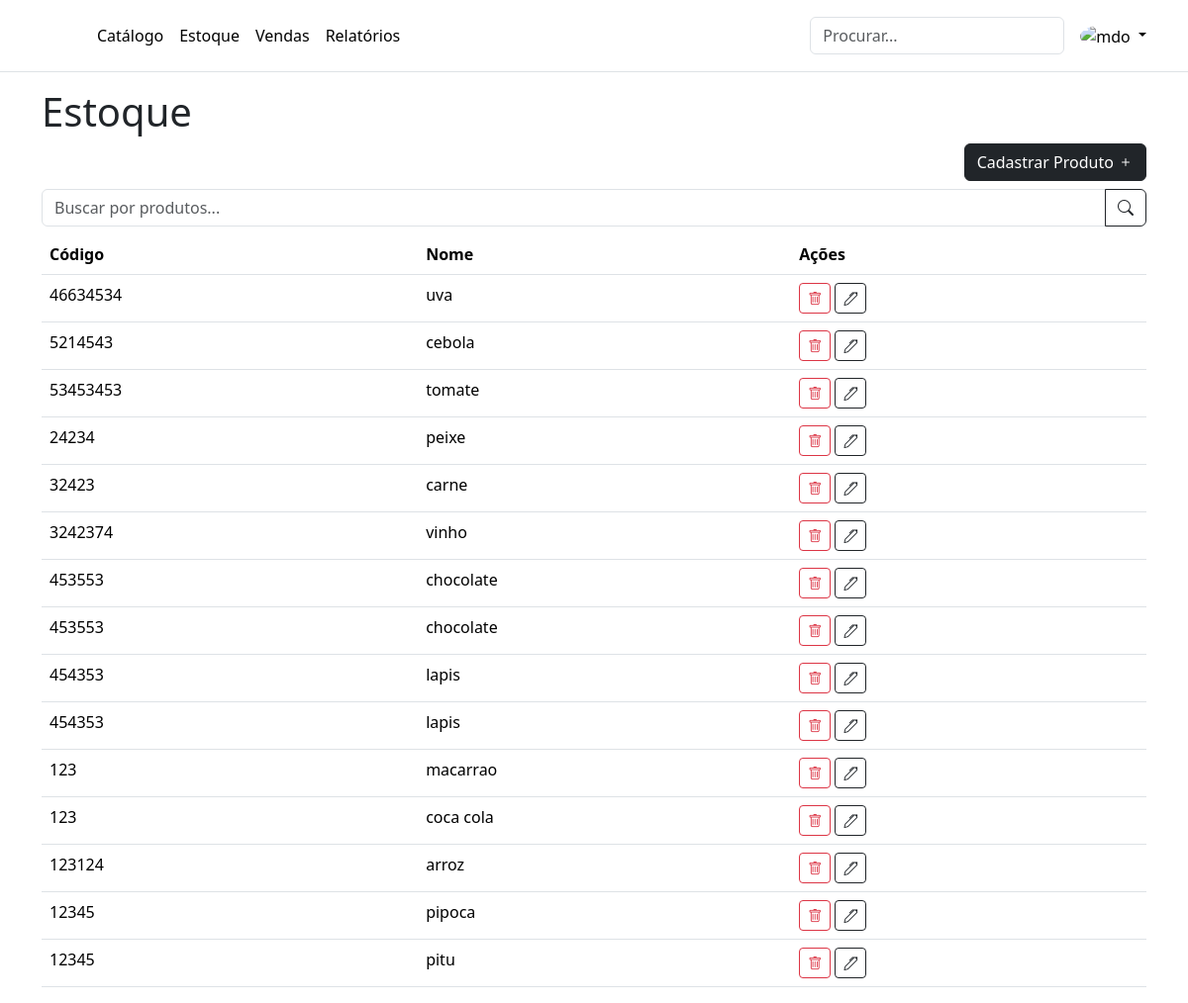
Page /estoque/ on the committed database.
### estoque/models.py (models this page shows, shortened)
class Base(models.Model):
    criado_em = models.DateTimeField(auto_now_add=True)
    atualizado_em = models.DateTimeField(auto_now=True)
    class Meta:
        abstract = True

class Produto(Base):
    codigo = models.CharField(max_length=100)
    nome = models.CharField(max_length=100)
    quantidade_estoque = models.IntegerField(default=0)

### estoque/views.py (the view)
# urls.py: path('', RedirectView.as_view(permanent=True, url='estoque/'), name='home'),
def estoque(request):
    form = forms.ProductForm()
    if request.method == 'POST':
        form = forms.ProductForm(request.POST)
        if form.is_valid():
            form.save()
            messages.success(request, "Produto adicionado com sucesso.")
    busca = utils.construir_busca(request, ['codigo', 'nome'])
    produtos = (
        Produto.objects
        .filter(busca)              # Realizar a busca
        .order_by('-criado_em')     # Ordenar pelo último criado
    )
    return render(request, 'estoque.html', {'produtos': produtos, 'form': form})

### estoque/forms.py (shortened to what this page needs)
class ProductForm(forms.ModelForm):
    class Meta:
        model = Produto
        fields = "__all__"

### estoque/templatetags/form_extras.py (called while the page is built)
@register.simple_tag
def input_with_classes(field, css_classes):
    css_classes = css_classes if css_classes else "form-control"
    if 'class' in field.field.widget.attrs:
        field.field.widget.attrs['class'] += ' ' + ''.join(css_classes)
    else:
        field.field.widget.attrs['class'] = ''.join(css_classes)
    return field

### estoque/utils.py (called while the page is built)
def construir_busca(request, campos):
    busca = request.GET.get('busca')
    filtros = Q()
    if busca:
        for campo in campos:
            filtros |= Q(**{f'{campo}__icontains': busca})
    return filtros

### estoque/templates/estoque.html (shortened to what this page needs)
{% extends 'base.html' %}
{% block conteudo %}
<h1>Estoque</h1>
<div class="text-end">
    <button class="btn btn-dark" data-bs-toggle="modal" data-bs-target="#produtoCadastrarModal">Cadastrar Produto <i
            class="bi bi-plus"></i></button>
</div>
<div class="my-2">
    <form action="{% url 'estoque' %}">
        <div class="input-group">
            <input class="form-control" placeholder="Buscar por produtos..." name="busca" value="{{request.GET.busca}}">
            <button class="btn btn-outline-dark" type="submit"><i class="bi bi-search"></i></button>
        </div>
    </form>
</div>
<table class="table table-hover">
    <thead>
        <tr>
            <th scope="col">Código</th>
            <th scope="col">Nome</th>
            <th scope="col">Ações</th>
        </tr>
    </thead>
    <tbody>
        {% for produto in produtos %}
        <tr>
            <td>{{produto.codigo}}</td>
            <td>{{produto.nome}}</td>
            <td>
                <button class="btn btn-sm btn-outline-danger" form="deletar-{{produto.pk}}"><i class="bi bi-trash"></i></button>
                <button class="btn btn-sm btn-outline-dark"><i class="bi bi-pen"></i></button>
            </td>
        </tr>
        {% endfor %}
    </tbody>
</table>
{% endblock %}

### estoque/templates/base.html (shortened to what this page needs)
<!DOCTYPE html>
<html lang="en">
<head>
    <link href="https://cdn.jsdelivr.net/npm/bootstrap@5.3.3/dist/css/bootstrap.min.css" rel="stylesheet"
>
    <link rel="stylesheet" href="https://cdn.jsdelivr.net/npm/bootstrap-icons@1.11.3/font/bootstrap-icons.min.css">
</head>
<body>
    {% include "componentes/notificacoes.html" %}
    <header class="p-3 mb-3 border-bottom">
        <div class="container">
            <div class="d-flex flex-wrap align-items-center justify-content-center justify-content-lg-start">
                <a href="/" class="d-flex align-items-center mb-2 mb-lg-0 link-body-emphasis text-decoration-none">
                    <svg class="bi me-2" width="40" height="32" role="img" aria-label="Inicialização">
                        <use xlink:href="#bootstrap"></use>
                    </svg>
                </a>
                <ul class="nav col-12 col-lg-auto me-lg-auto mb-2 justify-content-center mb-md-0">
                    <li>
                        <a href="{% url 'catalogo' %}" class="nav-link px-2 link-body-emphasis">Catálogo</a>
                    </li>
                    <li>
                        <a href="{% url 'estoque' %}" class="nav-link px-2 link-body-emphasis">Estoque</a>
                    </li>
                    <li>
                        <a href="{% url 'vendas' %}" class="nav-link px-2 link-body-emphasis">Vendas</a>
                    </li>
                    <li>
                        <a href="{% url 'relatorios' %}" class="nav-link px-2 link-body-emphasis">Relatórios</a>
                    </li>
                </ul>
                <form class="col-12 col-lg-auto mb-3 mb-lg-0 me-lg-3" role="search">
                    <input type="search" class="form-control" placeholder="Procurar..." aria-label="Procurar">
                </form>
                <div class="dropdown text-end">
                    <a href="#" class="d-block link-body-emphasis text-decoration-none dropdown-toggle"
                        data-bs-toggle="dropdown" aria-expanded="false">
                        <img src="https://github.com/mdo.png" alt="mdo" width="32" height="32" class="rounded-circle">
                    </a>
                </div>
            </div>
        </div>
    </header>
    <div class="container">
        {% block conteudo %}
        {% endblock %}
    </div>
</body>
</html>

### estoque/templates/componentes/notificacoes.html (shortened to what this page needs)
<div class="toast-container position-fixed bottom-0 end-0 p-3"">
</div>

### estoque/templates/componentes/input.html (shortened to what this page needs)
{% load form_extras %}

### rows in the picture
Produto: codigo "46634534", nome "uva"
Produto: codigo "5214543", nome "cebola"
Produto: codigo "53453453", nome "tomate"
Produto: codigo "24234", nome "peixe"
Produto: codigo "32423", nome "carne"
Produto: codigo "3242374", nome "vinho"
Produto: codigo "453553", nome "chocolate"
Produto: codigo "453553", nome "chocolate"
Produto: codigo "454353", nome "lapis"
Produto: codigo "454353", nome "lapis"
Produto: codigo "123", nome "macarrao"
Produto: codigo "123", nome "coca cola"
Produto: codigo "123124", nome "arroz"
Produto: codigo "12345", nome "pipoca"
Produto: codigo "12345", nome "pitu"
